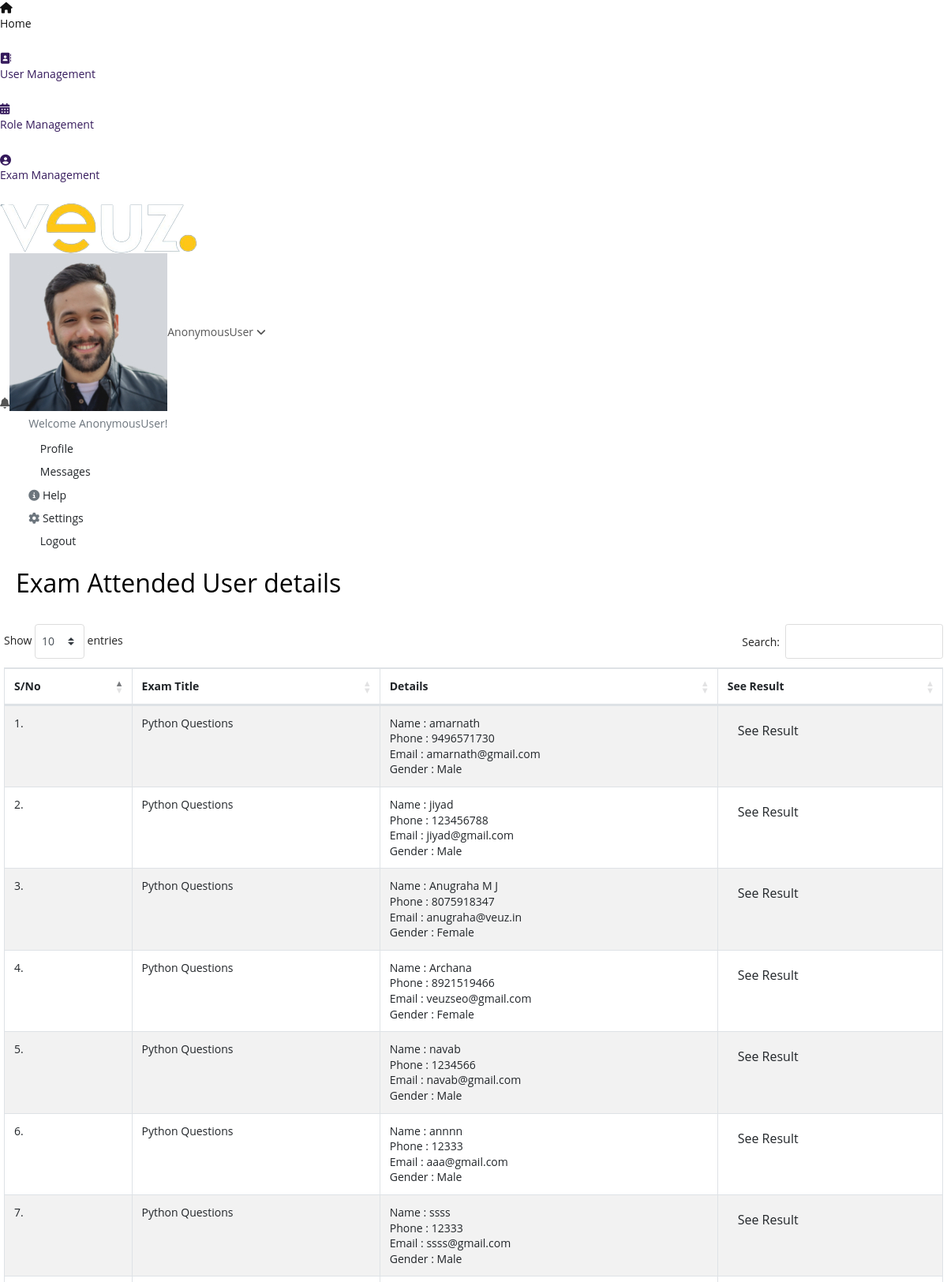
The page /attend_user?exam_id=16 (upper part) on the database its author committed.
### app/models.py (models this page shows, shortened)
class Exam_attend_user(models.Model):
    exam_id  = models.ForeignKey(Main_Exam_Master, related_name="Exam_attend_user_exam_id", on_delete=models.CASCADE,null=True)
    user_type = models.CharField(choices=Exam_attend_user_type,null=True,max_length=25)
    auth_user = models.ForeignKey(User, related_name="Exam_attend_user_auth_id", on_delete=models.CASCADE,
                                   null=True)
    created_dt = models.DateField(auto_now_add=True)
    created_tm = models.TimeField(auto_now_add=True)
    attend_status = models.BooleanField(default=False)

class common_table(models.Model):
    created_by = models.ForeignKey(User, related_name="%(app_label)s_%(class)s_ownership",on_delete=models.CASCADE,null=True)
    created_dt = models.DateField(auto_now=True)
    updated_by =  models.ForeignKey(User, related_name="%(app_label)s_%(class)s_ownership1",on_delete=models.CASCADE,null=True)
    updated_dt = models.DateField(null=True)
    created_tm = models.TimeField(auto_now=True)
    updated_tm = models.TimeField(null=True)
    status = models.CharField(max_length=10, null=True)
    class Meta:
        abstract = True

class Main_Exam_Master(common_table):
    Exam_title = models.CharField(max_length=50,null=True)
    responsible_person = models.ForeignKey(User,related_name='Main_Exam_Master_auth_id',on_delete=models.CASCADE,null=True)
    background_image = models.FileField(upload_to='exam_background',null=True)
    start_message = models.TextField()
    end_message = models.TextField()
    layout = models.CharField(max_length=25,choices=layout_choice,null=True)
    progression_mode = models.CharField(max_length=25,choices=progression_choices,null=True)
    Exam_time_limit = models.TimeField(null=True)
    selection_mode = models.CharField(max_length=25,choices=selection_choices,null=True)
    scoring_mode = models.CharField(max_length=25,choices=scoring_choices,null=True)
    access_mode = models.CharField(max_length=25,choices=access_choices,null=True)
    Login_required = models.BooleanField(null=True)
    attempt_limit = models.IntegerField(null=True)
    Success_per = models.IntegerField(null=True)
    slug = models.SlugField(max_length=50, unique=True)
    back_button = models.BooleanField(default=False)

class exam_attend_user_initial_field(models.Model):
    exam_attend_user_id  = models.ForeignKey(Exam_attend_user, related_name="exam_attend_user_initial_field_attend_id", on_delete=models.CASCADE,null=True)
    Exam_inital_field_id = models.ForeignKey(Exam_inital_field, related_name="exam_attend_user_initial_field_id_Exam_inital_field", on_delete=models.CASCADE,null=True)
    answer = models.CharField(max_length=25,null=True)

class Exam_inital_field(common_table):
    Exam_id = models.ForeignKey(Main_Exam_Master,related_name ="Exam_inital_field_exam_id",on_delete=models.CASCADE,null=True)
    title = models.TextField()
    field_type = models.CharField(max_length=20,choices=Exam_start_field,null=True)

### app/views.py (the view)
# urls.py: path('attend_user',views.attend_user,name='attend_user'),
def attend_user(request):
    exam_id = request.GET.get("exam_id")
    attend_user_details = Exam_attend_user.objects.filter(exam_id=exam_id)
    context = {
        "attend_user_details":attend_user_details,
    }
    return render(request,'attend_user.html',context)

### app/templates/attend_user.html
{% extends 'base.html' %}
{% load static %}
{% block content %}
<div class="content">
    <div class="container-fluid margin-class-this">
        <div class="row">
            <div class="col-md-12 px-0">
                <div class="card card-shadow">
                    <div class="card-body body-change card-border">
                        <div class="d-flex align-items-center justify-content-between">
                            <h2 class="main-heading-txt">Exam Attended User details</h2>
                        </div>
                        <div class="row mt-4">
                            <div class="col-md-12 col-sm-12 col-12 px-0">
                                <table id="datatable" class="table table-striped dt-responsive table-bordered nowrap table-padd" style="border-collapse: collapse; border-spacing: 0; width: 100%;">
                                    <thead class="border-class">
                                        <tr class="heading-text">
                                            <th>S/No</th>
                                            <th>Exam Title</th>
                                            <th>Details</th>
                                            <th>See Result</th>
                                        </tr>
                                    </thead>
                                    <tbody class="body-textcls vertcle-center">
                                        {% for i in attend_user_details %}
                                        <tr>
                                            <td>{{forloop.counter}}.</td>
                                            <td>{{i.exam_id.Exam_title}}</td>
                                            <td>
                                                {% if i.user_type == "non_login_user" %}
                                                    {% for n in i.exam_attend_user_initial_field_attend_id.all %}
                                                    {{n.Exam_inital_field_id.title}} : {{n.answer}}<br>
                                                    {% endfor %}
                                                {% else %}
                                                {{i.auth_user.username}}
                                                    {% endif %}
                                            </td>
                                            <td>
                                                <a href="see_result_admin?user_id={{i.id}}&exam_id={{i.exam_id.id}}"><button type="button" class="btn btn-see waves-effect m-b-5 exm-btns">See Result</button></a>
                                            </td>
                                        </tr>
                                        {% endfor %}
                                    </tbody>
                                </table>
                            </div>
                        </div>
                    </div>
                </div>
            </div>
          </div>
    </div>
</div>
{% endblock %}

### app/static/exam_page/css/style.css (style rules this page uses)
html * { -webkit-font-smoothing: antialiased; -moz-osx-font-smoothing: grayscale }
body { background: #fff; font-size: 14px; font-size: 0.875rem; line-height: 1.4; font-family: 'Open Sans', sans-serif !important; color: #555; }
h1, h2, h3, h4, h5, h6 { color: #000 }
a { color: #351A5C; text-decoration: none; -moz-transition: all 0.3s ease-in-out; -o-transition: all 0.3s ease-in-out; -webkit-transition: all 0.3s ease-in-out; -ms-transition: all 0.3s ease-in-out; transition: all 0.3s ease-in-out; outline: none }
.card { border-radius: 0; border: 0; margin-bottom: 5px }
.btn { cursor: pointer; align-items: center; display: flex; flex-flow: column; }

### rows shown on the page
Exam_attend_user: exam_id.Exam_title "Python Questions"
exam_attend_user_initial_field: Exam_inital_field_id "Name", answer "amarnath"
exam_attend_user_initial_field: Exam_inital_field_id "Phone", answer "9496571730"
exam_attend_user_initial_field: Exam_inital_field_id "Email", answer "amarnath@gmail.com"
exam_attend_user_initial_field: Exam_inital_field_id "Gender", answer "Male"
Exam_attend_user: exam_id.Exam_title "Python Questions"
exam_attend_user_initial_field: Exam_inital_field_id "Name", answer "jiyad"
exam_attend_user_initial_field: Exam_inital_field_id "Phone", answer "123456788"
exam_attend_user_initial_field: Exam_inital_field_id "Email", answer "jiyad@gmail.com"
exam_attend_user_initial_field: Exam_inital_field_id "Gender", answer "Male"
Exam_attend_user: exam_id.Exam_title "Python Questions"
exam_attend_user_initial_field: Exam_inital_field_id "Name", answer "Anugraha M J"
exam_attend_user_initial_field: Exam_inital_field_id "Phone", answer "8075918347"
exam_attend_user_initial_field: Exam_inital_field_id "Email", answer "anugraha@veuz.in"
exam_attend_user_initial_field: Exam_inital_field_id "Gender", answer "Female"
Exam_attend_user: exam_id.Exam_title "Python Questions"
exam_attend_user_initial_field: Exam_inital_field_id "Name", answer "Archana"
exam_attend_user_initial_field: Exam_inital_field_id "Phone", answer "8921519466"
exam_attend_user_initial_field: Exam_inital_field_id "Email", answer "veuzseo@gmail.com"
exam_attend_user_initial_field: Exam_inital_field_id "Gender", answer "Female"
Exam_attend_user: exam_id.Exam_title "Python Questions"
exam_attend_user_initial_field: Exam_inital_field_id "Name", answer "navab"
exam_attend_user_initial_field: Exam_inital_field_id "Phone", answer "1234566"
exam_attend_user_initial_field: Exam_inital_field_id "Email", answer "navab@gmail.com"
exam_attend_user_initial_field: Exam_inital_field_id "Gender", answer "Male"
Exam_attend_user: exam_id.Exam_title "Python Questions"
exam_attend_user_initial_field: Exam_inital_field_id "Name", answer "annnn"
exam_attend_user_initial_field: Exam_inital_field_id "Phone", answer "12333"
exam_attend_user_initial_field: Exam_inital_field_id "Email", answer "aaa@gmail.com"
exam_attend_user_initial_field: Exam_inital_field_id "Gender", answer "Male"
Exam_attend_user: exam_id.Exam_title "Python Questions"
exam_attend_user_initial_field: Exam_inital_field_id "Name", answer "ssss"
exam_attend_user_initial_field: Exam_inital_field_id "Phone", answer "12333"
exam_attend_user_initial_field: Exam_inital_field_id "Email", answer "ssss@gmail.com"
exam_attend_user_initial_field: Exam_inital_field_id "Gender", answer "Male"

### other values the page prints
{{ request.user }} "AnonymousUser"
